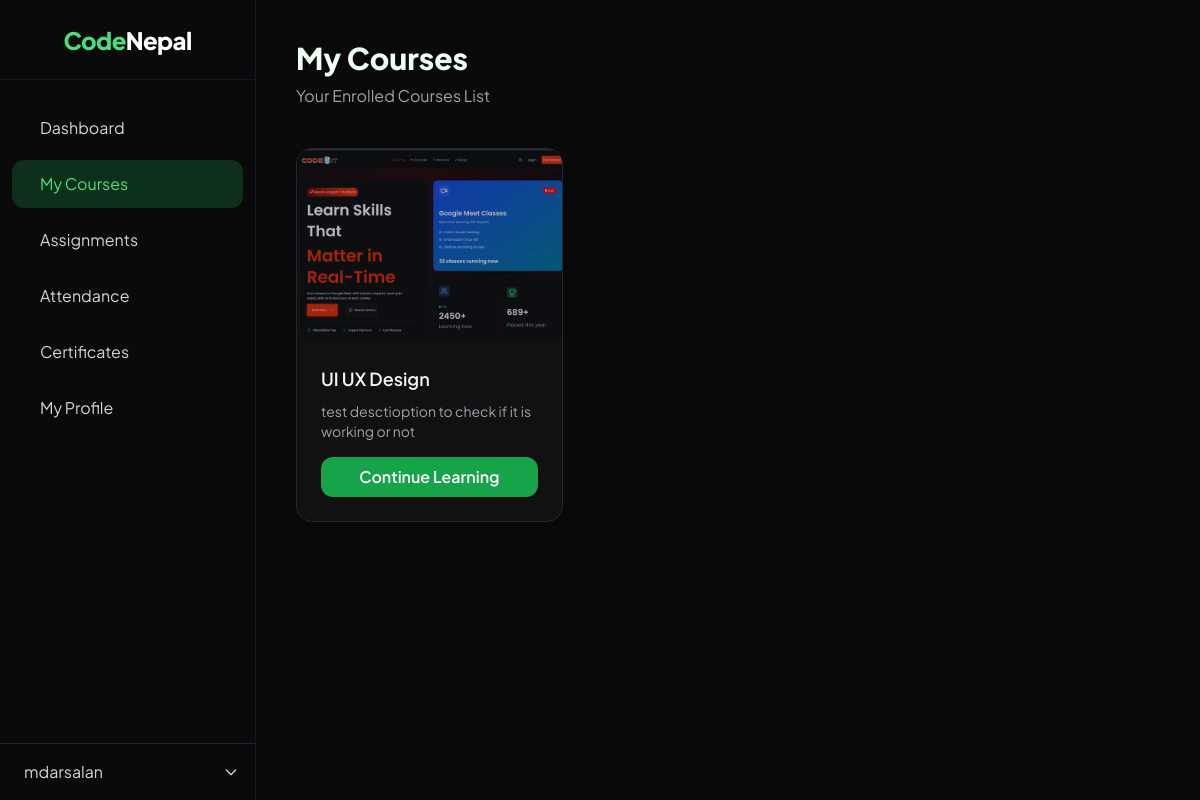
Page /students/my-learning/ (signed in) on the committed database.
### users/models.py (models this page shows, shortened)
class User(AbstractUser):
    ROLE_CHOICES = (
        ('student', 'Student'),
        ('mentor', 'Mentor'),
        ('admin', 'Admin'),
    )
    role = models.CharField(max_length=10, choices=ROLE_CHOICES, default='student')

### enrollments/models.py (models this page shows, shortened)
class Enrollment(models.Model):
    STATUS_CHOICES = [
        ('pending', 'Pending'),
        ('verified', 'Verified'),
    ]
    first_name = models.CharField(max_length=100)
    last_name = models.CharField(max_length=100)
    email = models.EmailField()
    whatsapp_number = models.CharField(max_length=20)
    course = models.ForeignKey('courses.Course', on_delete=models.CASCADE, related_name='enrollments')
    status = models.CharField(max_length=20, choices=STATUS_CHOICES, default='pending')
    created_at = models.DateTimeField(auto_now_add=True)

### courses/models.py (models this page shows, shortened)
class Course(models.Model):
    LEVEL_CHOICES = [
        ('beginner', 'Beginner'),
        ('intermediate', 'Intermediate'),
        ('advanced', 'Advanced'),
    ]
    LANGUAGE_CHOICES = [
        ('en', 'English'),
        ('np', 'Nepali'),
        ('en_np', 'English & Nepali'),
    ]
    id = models.UUIDField(primary_key=True, default=uuid.uuid4, editable=False)
    mentor = models.ForeignKey(
        settings.AUTH_USER_MODEL,
        on_delete=models.CASCADE,
        related_name='mentor_courses',
        limit_choices_to={'role': 'mentor'}
    )
    category = models.ForeignKey(Category, on_delete=models.SET_NULL, null=True, blank=True, related_name='courses')
    title = models.CharField(max_length=200)
    slug = models.SlugField(max_length=220, unique=True, blank=True)
    short_description = models.CharField(max_length=300, blank=True)
    description = models.TextField(blank=True)
    thumbnail = models.ImageField(
        upload_to='courses/thumbnails/',
        validators=[FileExtensionValidator(['jpg', 'jpeg', 'png', 'webp'])],
        blank=True,
        null=True
    )
    display_video = models.URLField(blank=True, help_text='Public intro video URL')
    duration_weeks = models.PositiveIntegerField(default=12)
    actual_price = models.DecimalField(max_digits=8, decimal_places=2)
    discounted_price = models.DecimalField(max_digits=8, decimal_places=2, default=0)
    is_discount_active = models.BooleanField(default=False)
    start_date = models.DateField()
    live_days = models.CharField(max_length=100, help_text="e.g., Mon, Wed, Fri")
    live_time = models.CharField(max_length=50, help_text="e.g., 7 - 9 PM")
    total_hours = models.PositiveIntegerField(default=0, help_text="Total course hours")
    language = models.CharField(max_length=10, choices=LANGUAGE_CHOICES, default='en')
    level = models.CharField(max_length=20, choices=LEVEL_CHOICES, default='beginner')
    total_seats = models.PositiveIntegerField(default=20)
    enrolled_students = models.PositiveIntegerField(default=0)
    is_live = models.BooleanField(default=True)
    is_published = models.BooleanField(default=False)
    created_at = models.DateTimeField(auto_now_add=True)
    updated_at = models.DateTimeField(auto_now=True)
    rating_avg = models.DecimalField(max_digits=3, decimal_places=2, default=0)
    rating_count = models.PositiveIntegerField(default=0)

### students/views.py (the view)
# urls.py: path('my-learning/', views.my_learning, name='my_learning'),
@login_required
def my_learning(request):
    user_email = request.user.email
    enrolled_courses = Enrollment.objects.filter(
        email=user_email, status='verified'
    ).select_related('course')
    return render(request, 'students/my_learning.html', {
        'enrolled_courses': enrolled_courses
    })

### templates/students/my_learning.html (shortened to what this page needs)
{% extends "base.html" %}
{% load static %}
{% block content %}
<div class="flex min-h-screen bg-[#0a0a0a] text-gray-200">
  <div class="hidden md:block fixed w-64 h-full z-30">
    {% include "includes/dashboard_nav.html" %}
  </div>
  <main class="flex-1 md:ml-64 px-4 sm:px-6 lg:px-10 py-10 transition-all duration-300">
    <div class="max-w-7xl mx-auto">
      <h1 class="text-3xl font-extrabold text-green-50 mb-2">My Courses</h1>
      <p class="mb-10 text-gray-400">Your Enrolled Courses List</p>
      {% if enrolled_courses %}
        <div class="grid grid-cols-1 sm:grid-cols-2 lg:grid-cols-3 xl:grid-cols-4 gap-8">
          {% for enrollment in enrolled_courses %}
            <div class="group relative bg-[#111111] rounded-2xl overflow-hidden shadow-lg border border-gray-800 hover:shadow-green-500/40 hover:border-green-600 transition-all duration-300 flex flex-col min-h-[350px]">
              {% if enrollment.course.thumbnail %}
              <div class="relative w-full h-48">
                <img src="{{ enrollment.course.thumbnail.url }}"
                     alt="{{ enrollment.course.title }}"
                     class="absolute inset-0 w-full h-full object-cover transition-transform duration-500 group-hover:scale-105">
                <div class="absolute inset-0 bg-gray-900/30 transition duration-300"></div>
              </div>
              {% endif %}
              <div class="flex flex-col flex-grow p-6">
                <h2 class="text-lg font-semibold text-gray-100 mb-2 line-clamp-2">{{ enrollment.course.title }}</h2>
                <p class="text-gray-400 text-sm line-clamp-3 mb-4">{{ enrollment.course.description|truncatechars:120 }}</p>
                <a href="{% url 'course_player' enrollment.course.id %}"
                   class="mt-auto inline-block bg-green-600 hover:bg-green-700 text-white px-4 py-2 rounded-xl text-center font-semibold transition-all duration-200 shadow hover:shadow-green-500/50 focus:outline-none focus:ring-2 focus:ring-green-400 focus:ring-offset-2">
                  Continue Learning
                </a>
              </div>
            </div>
          {% endfor %}
        </div>
      {% endif %}
    </div>
  </main>
</div>
{% endblock %}

### templates/includes/dashboard_nav.html (shortened to what this page needs)
<aside
  id="sidebar"
  class="fixed top-0 left-0 h-full w-64 bg-[#0a0a0a] border-r border-gray-900 flex flex-col transition-transform duration-300 shadow-lg -translate-x-full lg:translate-x-0 z-40"
>
  <div class="flex items-center justify-center h-20 border-b border-gray-900 bg-[#0a0a0a]">
    <a href="{% url 'student_dashboard' %}" class="text-green-400 text-2xl font-extrabold tracking-tight flex items-center space-x-2 hover:text-green-500 transition duration-200">
      Code<span class="text-white">Nepal</span>
    </a>
  </div>
<nav class="flex-1 mt-6 px-3 space-y-2">
  <a href="{% url 'student_dashboard' %}"
     class="flex items-center px-4 py-3 rounded-xl transition duration-200
            {% if request.resolver_match.url_name == 'student_dashboard' %}
              bg-green-500/20 text-green-400
            {% else %}
              text-gray-300 hover:bg-green-700/20 hover:text-green-400
            {% endif %}">
     Dashboard
  </a>
  <a href="{% url 'my_learning' %}"
     class="flex items-center px-4 py-3 rounded-xl transition duration-200
            {% if request.resolver_match.url_name == 'my_learning' %}
              bg-green-500/20 text-green-400
            {% else %}
              text-gray-300 hover:bg-green-700/20 hover:text-green-400
            {% endif %}">
     My Courses
  </a>
  <a href="{% url 'assignments:student_assignments' %}"
     class="flex items-center px-4 py-3 rounded-xl transition duration-200
            {% if request.resolver_match.url_name == 'student_assignments' %}
              bg-green-500/20 text-green-400
            {% else %}
              text-gray-300 hover:bg-green-700/20 hover:text-green-400
            {% endif %}">
     Assignments
  </a>
  <a href="{% url 'attendence:student_attendance' %}"
     class="flex items-center px-4 py-3 rounded-xl transition duration-200
            {% if request.resolver_match.url_name == 'student_attendance' %}
              bg-green-500/20 text-green-400
            {% else %}
              text-gray-300 hover:bg-green-700/20 hover:text-green-400
            {% endif %}">
     Attendance
  </a>
  <a href="{% url 'student_certificates' %}"
     class="flex items-center px-4 py-3 rounded-xl transition duration-200
            {% if request.resolver_match.url_name == 'student_certificates' %}
              bg-green-500/20 text-green-400
            {% else %}
              text-gray-300 hover:bg-green-700/20 hover:text-green-400
            {% endif %}">
     Certificates
  </a>
  <a href="{% url 'student_profile' %}"
     class="flex items-center px-4 py-3 rounded-xl transition duration-200
            {% if request.resolver_match.url_name == 'student_profile' %}
              bg-green-500/20 text-green-400
            {% else %}
              text-gray-300 hover:bg-green-700/20 hover:text-green-400
            {% endif %}">
     My Profile
  </a>
</nav>
  <div class="border-t border-gray-800 p-4">
    <div class="relative">
      <button id="profileBtn" class="flex items-center justify-between w-full text-gray-300 hover:text-green-400 transition duration-200">
        <span class="flex items-center space-x-2">
          <span>{{ request.user.username }}</span>
        </span>
        <svg class="w-4 h-4 transform transition-transform duration-200" id="dropdownIcon"
             fill="none" stroke="currentColor" stroke-width="2" viewBox="0 0 24 24">
          <path stroke-linecap="round" stroke-linejoin="round" d="M19 9l-7 7-7-7" />
        </svg>
      </button>
    </div>
  </div>
</aside>

### templates/base.html (style rules this page uses)
body { font-family: "Plus Jakarta Sans", sans-serif; background-color: #0a0a0a; color: #d1d5db; scroll-behavior: smooth; }

### rows in the picture
User: user.username "mdarsalan"
Enrollment: course.thumbnail (picture), course "UI UX Design", course.description "test desctioption to check if it is working or not"
